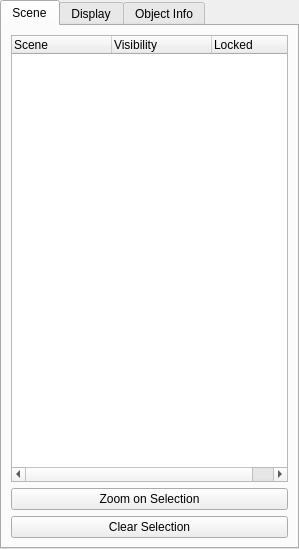
<?xml version="1.0" encoding="UTF-8"?>
<ui version="4.0">
 <class>qtCMBSceneBuilderPanel</class>
 <widget class="QWidget" name="qtCMBSceneBuilderPanel">
  <property name="geometry">
   <rect>
    <x>0</x>
    <y>0</y>
    <width>299</width>
    <height>549</height>
   </rect>
  </property>
  <property name="windowTitle">
   <string>Form</string>
  </property>
  <layout class="QGridLayout">
   <property name="margin">
    <number>0</number>
   </property>
   <property name="spacing">
    <number>0</number>
   </property>
   <item row="0" column="0">
    <widget class="QTabWidget" name="tabWidget">
     <property name="sizePolicy">
      <sizepolicy hsizetype="MinimumExpanding" vsizetype="Preferred">
       <horstretch>0</horstretch>
       <verstretch>0</verstretch>
      </sizepolicy>
     </property>
     <property name="autoFillBackground">
      <bool>false</bool>
     </property>
     <property name="currentIndex">
      <number>0</number>
     </property>
     <property name="usesScrollButtons">
      <bool>true</bool>
     </property>
     <widget class="QWidget" name="tab">
      <attribute name="title">
       <string>Scene</string>
      </attribute>
      <layout class="QGridLayout">
       <item row="2" column="0">
        <widget class="QPushButton" name="ZoomButton">
         <property name="text">
          <string>Zoom on Selection</string>
         </property>
        </widget>
       </item>
       <item row="3" column="0">
        <widget class="QPushButton" name="ClearSelectionButton">
         <property name="text">
          <string>Clear Selection</string>
         </property>
        </widget>
       </item>
       <item row="1" column="0">
        <widget class="qtCMBTreeWidget" name="SceneGraph">
         <property name="contextMenuPolicy">
          <enum>Qt::ActionsContextMenu</enum>
         </property>
         <property name="toolTip">
          <string>Objects contained in the Scene</string>
         </property>
         <property name="indentation">
          <number>20</number>
         </property>
         <property name="columnCount">
          <number>3</number>
         </property>
         <column>
          <property name="text">
           <string>Scene </string>
          </property>
         </column>
         <column>
          <property name="text">
           <string>Visibility</string>
          </property>
         </column>
         <column>
          <property name="text">
           <string>Locked</string>
          </property>
         </column>
        </widget>
       </item>
      </layout>
     </widget>
     <widget class="QWidget" name="tab_2">
      <attribute name="title">
       <string>Display</string>
      </attribute>
      <layout class="QVBoxLayout">
       <property name="spacing">
        <number>6</number>
       </property>
       <property name="margin">
        <number>9</number>
       </property>
       <item>
        <widget class="QFrame" name="appearanceFrame">
         <property name="sizePolicy">
          <sizepolicy hsizetype="Ignored" vsizetype="Preferred">
           <horstretch>0</horstretch>
           <verstretch>0</verstretch>
          </sizepolicy>
         </property>
         <property name="frameShape">
          <enum>QFrame::NoFrame</enum>
         </property>
         <property name="frameShadow">
          <enum>QFrame::Raised</enum>
         </property>
        </widget>
       </item>
      </layout>
     </widget>
     <widget class="QWidget" name="tab_3">
      <attribute name="title">
       <string>Object Info</string>
      </attribute>
      <layout class="QGridLayout">
       <item row="0" column="0">
        <widget class="QTreeWidget" name="InfoGraph">
         <property name="contextMenuPolicy">
          <enum>Qt::ActionsContextMenu</enum>
         </property>
         <property name="toolTip">
          <string>Objects contained in the Scene</string>
         </property>
         <property name="indentation">
          <number>20</number>
         </property>
         <property name="columnCount">
          <number>1</number>
         </property>
         <column>
          <property name="text">
           <string>Scene </string>
          </property>
         </column>
        </widget>
       </item>
      </layout>
     </widget>
    </widget>
   </item>
  </layout>
 </widget>
 <customwidgets>
  <customwidget>
   <class>qtCMBTreeWidget</class>
   <extends>QTreeWidget</extends>
   <header>qtCMBTreeWidget.h</header>
  </customwidget>
 </customwidgets>
 <resources/>
 <connections/>
</ui>
